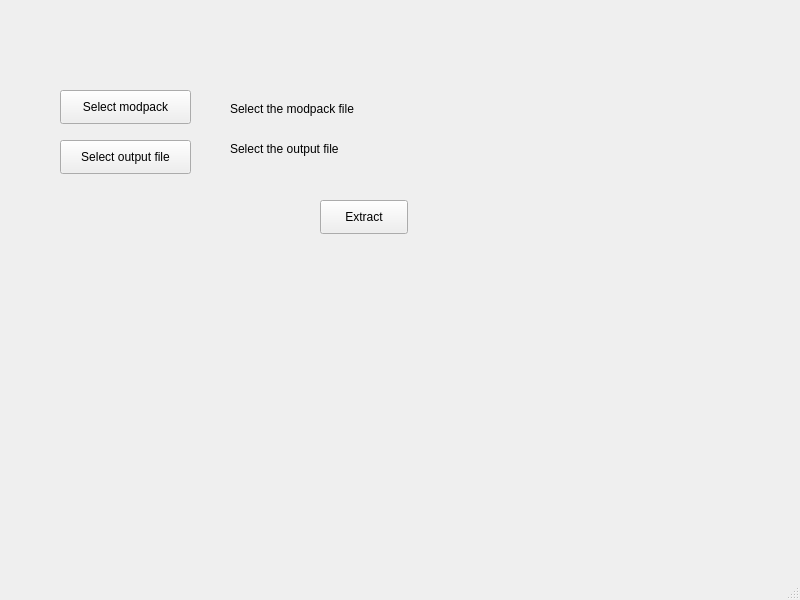
<?xml version="1.0" encoding="UTF-8"?>
<ui version="4.0">
 <class>MainWindow</class>
 <widget class="QMainWindow" name="MainWindow">
  <property name="geometry">
   <rect>
    <x>0</x>
    <y>0</y>
    <width>800</width>
    <height>600</height>
   </rect>
  </property>
  <property name="windowTitle">
   <string>MainWindow</string>
  </property>
  <widget class="QWidget" name="centralwidget">
   <widget class="QPushButton" name="mdpckbtn">
    <property name="geometry">
     <rect>
      <x>60</x>
      <y>90</y>
      <width>131</width>
      <height>34</height>
     </rect>
    </property>
    <property name="text">
     <string>Select modpack</string>
    </property>
   </widget>
   <widget class="QPushButton" name="outbtn">
    <property name="geometry">
     <rect>
      <x>60</x>
      <y>140</y>
      <width>131</width>
      <height>34</height>
     </rect>
    </property>
    <property name="text">
     <string>Select output file</string>
    </property>
   </widget>
   <widget class="QPushButton" name="extractBtn">
    <property name="geometry">
     <rect>
      <x>320</x>
      <y>200</y>
      <width>88</width>
      <height>34</height>
     </rect>
    </property>
    <property name="text">
     <string>Extract</string>
    </property>
   </widget>
   <widget class="QLabel" name="mdpckPath">
    <property name="geometry">
     <rect>
      <x>230</x>
      <y>100</y>
      <width>561</width>
      <height>18</height>
     </rect>
    </property>
    <property name="text">
     <string>Select the modpack file</string>
    </property>
   </widget>
   <widget class="QLabel" name="outPath">
    <property name="geometry">
     <rect>
      <x>230</x>
      <y>140</y>
      <width>561</width>
      <height>18</height>
     </rect>
    </property>
    <property name="text">
     <string>Select the output file</string>
    </property>
   </widget>
  </widget>
  <widget class="QMenuBar" name="menubar">
   <property name="geometry">
    <rect>
     <x>0</x>
     <y>0</y>
     <width>800</width>
     <height>30</height>
    </rect>
   </property>
  </widget>
  <widget class="QStatusBar" name="statusbar"/>
 </widget>
 <resources/>
 <connections/>
</ui>
